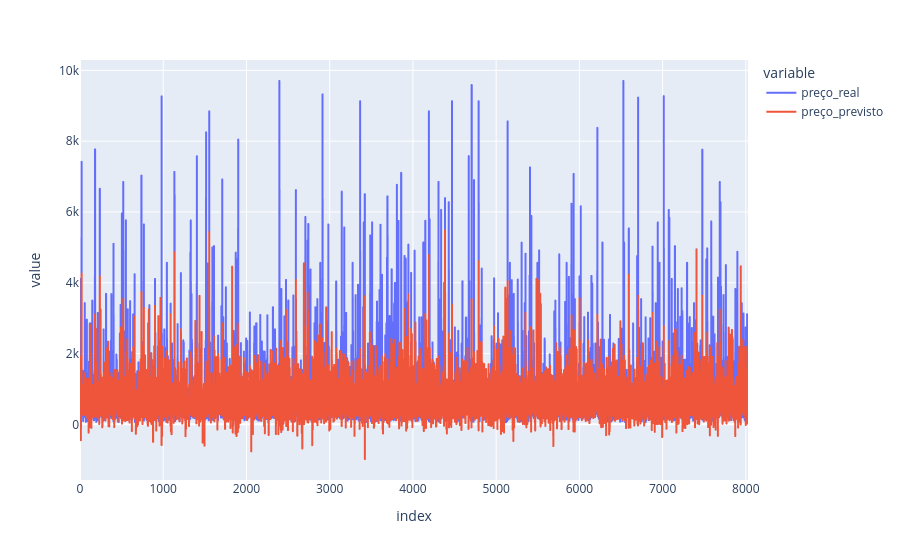

The notebook cell saved with this chart:
### Markdown cell above
#### Síntese Comparativa Multivariada

| Modelo | Paradigma | $R^2$ Score | MAE (R$) | RMSE (R$) |
| :--- | :--- | :---: | :---: | :---: |
| **Lasso Regressor** | Linear Regularizado ($L_1$) | 0.3505 | 379,14 | 704,17 |
| **DecisionTreeRegressor** | Árvore Única Otimizada | 0.4618 | 329,07 | 641,00 |
| **XGBRegressor** | *Ensemble Boosting* Sequencial | **0.5284** | **301,13** | **600,05** |

### Code cell
df_lasso = pd.DataFrame({
    'id_imovel': X_test['id'],       # Busca o ID original que ficou de fora do treino
    'preço_real': y_test,             # A nota real (Target)
    'preço_previsto': y_pred_lasso      # A nota que a árvore calculou
})
df_lasso.reset_index(drop=True, inplace=True)
df_lasso['erro'] = (df_lasso['preço_real'] - df_lasso['preço_previsto']).abs() / df_lasso['preço_real'] 


fig = px.line(df_lasso, y=['preço_real', 'preço_previsto'])
fig.show()
print(df_lasso[df_lasso['erro'] >=0.1].head())

### Figure 1 — Plotly figure (JSON) as saved in the notebook; plotly's stock layout.template omitted (floating-point values rounded to 4 significant figures; data arrays with more than 128 entries replaced by an {"elided": "..."} marker saying what was removed)
{"data": [{"hovertemplate": "variable=preço_real<br>index=%{x}<br>value=%{y}<extra></extra>", "legendgroup": "preço_real", "line": {"color": "#636efa", "dash": "solid"}, "marker": {"symbol": "circle"}, "mode": "lines", "name": "preço_real", "showlegend": true, "type": "scattergl", "x": {"elided": "8027 int values"}, "xaxis": "x", "y": {"elided": "8027 float values"}, "yaxis": "y"}, {"hovertemplate": "variable=preço_previsto<br>index=%{x}<br>value=%{y}<extra></extra>", "legendgroup": "preço_previsto", "line": {"color": "#EF553B", "dash": "solid"}, "marker": {"symbol": "circle"}, "mode": "lines", "name": "preço_previsto", "showlegend": true, "type": "scattergl", "x": {"elided": "8027 int values"}, "xaxis": "x", "y": {"elided": "8027 float values"}, "yaxis": "y"}], "layout": {"legend": {"title": {"text": "variable"}, "tracegroupgap": 0}, "margin": {"t": 60}, "xaxis": {"anchor": "y", "domain": [0, 1], "title": {"text": "index"}}, "yaxis": {"anchor": "x", "domain": [0, 1], "title": {"text": "value"}}}}
